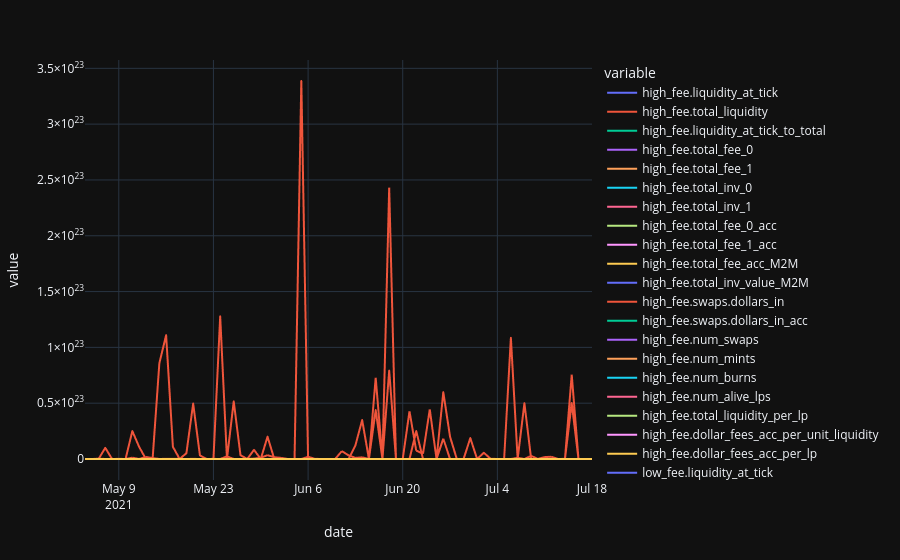

Notebook code cell kept with this figure:
### Code cell
for _df in [high_fee,low_fee]:
    # quantities of interest at the event level
    # _df.ffill(inplace=True)
    _df["evt_block_time"] = pd.to_datetime(_df["evt_block_time"])
    # totals across lps
    _df['liquidity_at_tick'] = _df['pool_liquidity'].astype(float).ffill()/10**18
    _df["total_liquidity"] = _df.filter(regex="\\)$").sum(axis=1) / 10**18
    _df["liquidity_at_tick_to_total"] = (_df["liquidity_at_tick"] / _df["total_liquidity"])
    _df["total_fee_0"] = _df.filter(regex="_fee_0").sum(axis=1)/10**18
    _df["total_fee_1"] = _df.filter(regex="_fee_1").sum(axis=1) / 10**18
    _df["total_inv_0"] = _df.filter(regex="_inventory_0").sum(axis=1) / 10**18
    _df["total_inv_1"] = _df.filter(regex="_inventory_1").sum(axis=1) / 10**18
    # accumulations & values of things M2M
    _df["total_fee_0_acc"] = _df["total_fee_0"].cumsum()
    _df["total_fee_1_acc"] = _df["total_fee_1"].cumsum()
    _df["total_fee_acc_M2M"] = (
        _df["total_fee_0_acc"] + (1 / _df["price"]) * _df["total_fee_1_acc"]
    )
    # "tvl"
    _df["total_inv_value_M2M"] = (
        _df["total_inv_0"] + (1 / _df["price"]) * _df["total_inv_1"]
    )

    # swap stuff
    _df["swaps.dollars_in"] = np.where(
        _df["event"].eq("swap") & (_df["amount0"] > 0), _df["amount0"], 0
    ) + np.where(
        _df["event"].eq("swap") & (_df["amount1"] > 0),(1 / _df["price"])*_df["amount1"], 0
    )/10**18
    _df["swaps.dollars_in_acc"] = _df["swaps.dollars_in"].cumsum()/10**18

    _df["num_swaps"] = _df['event'].eq("swap").cumsum()
    _df["num_mints"] = _df["event"].eq("mint").cumsum()
    _df["num_burns"] = _df["event"].eq("burn").cumsum()
    # lp stuff
    _df["num_alive_lps"] = (_df.filter(regex="\\)$")>0).sum(axis=1)
    _df["total_liquidity_per_lp"] = _df['total_liquidity']/_df['num_alive_lps']
    _df["dollar_fees_acc_per_unit_liquidity"] = (
        _df["total_fee_acc_M2M"] / _df["total_liquidity"]
    )
    _df["dollar_fees_acc_per_lp"] = _df["total_fee_acc_M2M"]/_df["num_alive_lps"]

    _df["dollar_fees_per_lp"] = _df["total_fee_acc_M2M"] / _df["num_alive_lps"]

# 100000
# 45000 swap,mints,burns
# 145000 row thing --> 75 days

regex = "date|total|swaps|num|liquidity_at_tick|total_liquidity_per_lp|dollar_fees_acc_per_unit_liquidity|dollar_fees_acc_per_lp"

df = pd.merge(
        high_fee.filter(regex=regex).groupby('date').last().add_prefix("high_fee."),
        low_fee.filter(regex=regex).groupby('date').last().add_prefix("low_fee."),left_index=True, right_index=True, how="outer")

# add ratios at the HOUR level
for col in df.filter(regex='high_fee.').columns:
    quantity = col.lstrip("high_fee.")
    df[f'low2high.{quantity}'] = df[f'low_fee.{quantity}']/df[f'high_fee.{quantity}']
pd.options.plotting.backend='plotly'
df.plot(template='plotly_dark')
